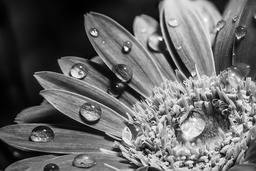
#> input picture PyLearn7-Assignment31/histogram/input/image_2.jpg, 256 x 171 px, shrunk from 950 x 633 before the run
$ python histogram.py
#> lines starting #> are read from the running program, lines starting #| are printed output that depends on the picture
import numpy as np
import matplotlib.pyplot as plt
import cv2

image = cv2.imread("input/image_2.jpg", cv2.IMREAD_GRAYSCALE)
#> image is the input picture: shape (171, 256); min 0, max 255, mean 102.2

def histogram(image):

    histogram = []
    rows, cols = image.shape
#> rows = 171; cols = 256
    # print(image.shape)
    for num in range(0, 256):
        count = 0
        for i in range(rows):
            for j in range(cols):
                pixel = image[i, j]
                if pixel == num:
                    count += 1
        histogram.append(count)
#> after the loop, histogram = 256 values, max 587 at index 14, min 1 at index 253, mean 171

    # print(histogram)
    return histogram

histo = histogram(image)
#> histo has the same summary as histogram in histogram
plt.plot(histo)
plt.show()
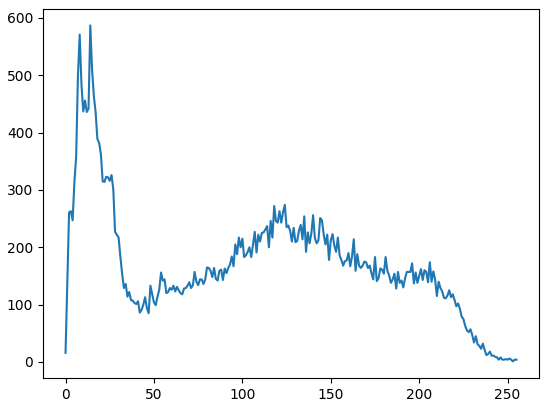
#> figure drawn by matplotlib, 1 panel; curve peaks at x = 14, y = 587
plt.hist(image.ravel(), 256)
plt.show()
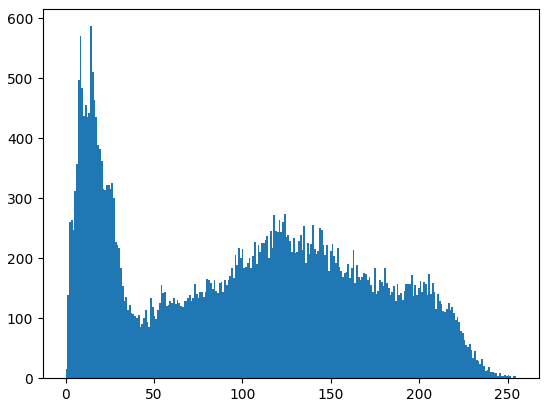
#> figure drawn by matplotlib, 1 panel; tallest bar 587 high, from x = 13.95 to 14.94
plt.bar(np.arange(256), histo)
plt.show()
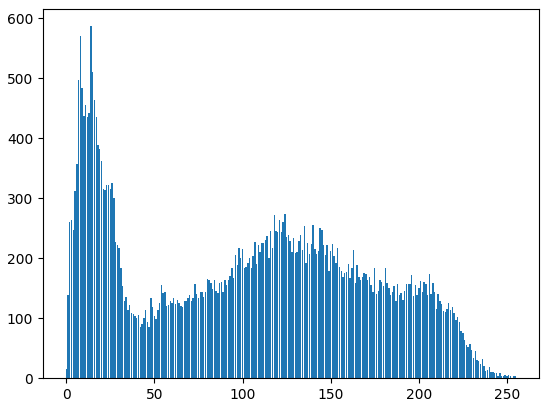
#> figure drawn by matplotlib, 1 panel; tallest bar 587 high, from x = 13.6 to 14.4
